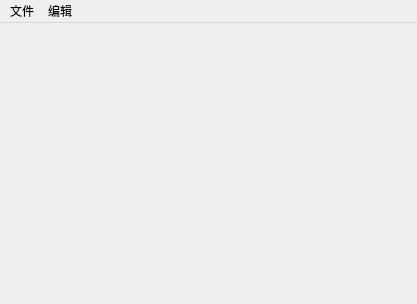
<?xml version="1.0" encoding="UTF-8"?>
<ui version="4.0">
 <class>MainWindow</class>
 <widget class="QMainWindow" name="MainWindow">
  <property name="geometry">
   <rect>
    <x>0</x>
    <y>0</y>
    <width>417</width>
    <height>304</height>
   </rect>
  </property>
  <property name="windowTitle">
   <string>MainWindow</string>
  </property>
  <widget class="QWidget" name="centralWidget"/>
  <widget class="QMenuBar" name="menuBar">
   <property name="geometry">
    <rect>
     <x>0</x>
     <y>0</y>
     <width>417</width>
     <height>17</height>
    </rect>
   </property>
   <widget class="QMenu" name="menufile">
    <property name="title">
     <string>文件</string>
    </property>
    <addaction name="actionnew"/>
    <addaction name="actionopen"/>
   </widget>
   <widget class="QMenu" name="menuedit">
    <property name="title">
     <string>编辑</string>
    </property>
   </widget>
   <addaction name="menufile"/>
   <addaction name="menuedit"/>
  </widget>
  <action name="actionnew">
   <property name="text">
    <string>新建</string>
   </property>
  </action>
  <action name="actionopen">
   <property name="text">
    <string>打开</string>
   </property>
  </action>
 </widget>
 <layoutdefault spacing="6" margin="11"/>
 <resources/>
 <connections/>
</ui>
